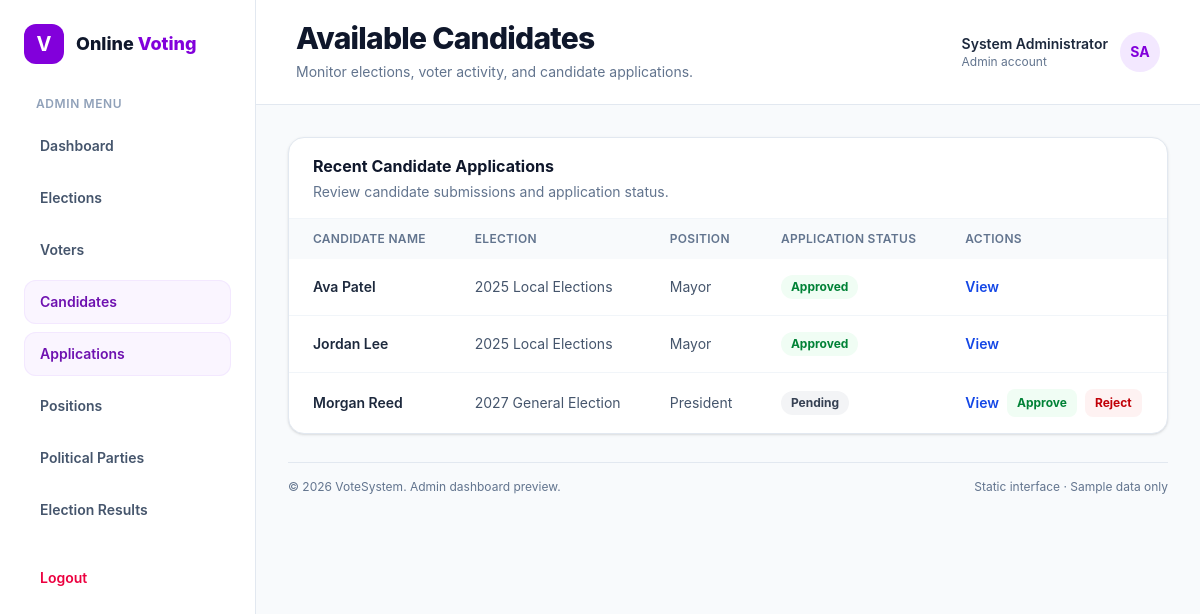
Screenshot of /views/admin/candidates.php (signed in) with the database file from the repository.
### tables this page shows
CREATE TABLE candidates (
    id INT AUTO_INCREMENT PRIMARY KEY,
    user_id INT NOT NULL,
    address VARCHAR(255) NOT NULL,
    city VARCHAR(100) NOT NULL,
    state VARCHAR(100) NOT NULL,
    country VARCHAR(100) NOT NULL,
    postal_code VARCHAR(20) NOT NULL,
    election_id INT NOT NULL,
    position_id INT NOT NULL,
    constituency_area VARCHAR(100) NOT NULL,
    party_id INT DEFAULT NULL,
    qualifications TEXT NOT NULL,
    experience TEXT NOT NULL,
    manifesto TEXT NOT NULL,
    certificates VARCHAR(255) DEFAULT NULL,
    status ENUM('pending', 'approved', 'rejected') NOT NULL DEFAULT 'pending',
    created_at TIMESTAMP DEFAULT CURRENT_TIMESTAMP,
    updated_at TIMESTAMP DEFAULT CURRENT_TIMESTAMP ON UPDATE CURRENT_TIMESTAMP,
    FOREIGN KEY (user_id) REFERENCES users(id) ON DELETE CASCADE,
    FOREIGN KEY (election_id) REFERENCES elections(id) ON DELETE CASCADE,
    FOREIGN KEY (position_id) REFERENCES positions(id) ON DELETE CASCADE,
    FOREIGN KEY (party_id) REFERENCES parties(id) ON DELETE SET NULL,
    UNIQUE (user_id, election_id, position_id)
);

CREATE TABLE users (
    id INT AUTO_INCREMENT PRIMARY KEY,
    name VARCHAR(50) NOT NULL,
    email VARCHAR(100) NOT NULL UNIQUE,
    identity_type VARCHAR(20) NOT NULL,
    identity_number VARCHAR(20) NOT NULL UNIQUE,
    dob DATE NOT NULL,
    gender ENUM('male', 'female', 'other') NOT NULL,
    role ENUM('voter', 'candidate', 'admin') NOT NULL DEFAULT 'voter',
    status tinyint NOT NULL DEFAULT 1,
    password VARCHAR(255) NOT NULL,
    profile_picture VARCHAR(255) DEFAULT NULL,
    created_at TIMESTAMP DEFAULT CURRENT_TIMESTAMP,
    updated_at TIMESTAMP DEFAULT CURRENT_TIMESTAMP ON UPDATE CURRENT_TIMESTAMP
);

CREATE TABLE elections (
    id INT AUTO_INCREMENT PRIMARY KEY,
    title VARCHAR(100) NOT NULL UNIQUE,
    description TEXT NOT NULL,
    start_date DATETIME NOT NULL,
    end_date DATETIME NOT NULL,
    status ENUM('upcoming', 'ongoing', 'completed') NOT NULL DEFAULT 'upcoming',
    created_at TIMESTAMP DEFAULT CURRENT_TIMESTAMP,
    updated_at TIMESTAMP DEFAULT CURRENT_TIMESTAMP ON UPDATE CURRENT_TIMESTAMP
);

CREATE TABLE positions (
    id INT AUTO_INCREMENT PRIMARY KEY,
    title VARCHAR(100) NOT NULL UNIQUE,
    description TEXT NOT NULL,
    created_at TIMESTAMP DEFAULT CURRENT_TIMESTAMP,
    updated_at TIMESTAMP DEFAULT CURRENT_TIMESTAMP ON UPDATE CURRENT_TIMESTAMP
);

### includes/admin/applications_list.php (the view)
<table class="w-full min-w-[760px] text-left text-sm">
    <thead class="bg-slate-50 text-xs uppercase tracking-wide text-slate-500">
        <tr>
            <th scope="col" class="px-6 py-3 font-semibold">Candidate Name</th>
            <th scope="col" class="px-6 py-3 font-semibold">Election</th>
            <th scope="col" class="px-6 py-3 font-semibold">Position</th>
            <th scope="col" class="px-6 py-3 font-semibold">Application Status</th>
            <th scope="col" class="px-6 py-3 font-semibold">Actions</th>
        </tr>
    </thead>
    <tbody class="divide-y divide-slate-100">
        <?php
          $statusColors = [
              'pending' => 'bg-gray-100 text-gray-700',
              'approved' => 'bg-green-50 text-green-700',
              'rejected' => 'bg-red-50 text-red-700'
          ];
          $candidates = $pdo->query("SELECT candidates.status AS status,
                              candidates.id AS candidate_id,
                              users.name AS username,
                              elections.title AS election,
                              positions.title AS position FROM candidates
                              INNER JOIN users ON candidates.user_id=users.id
                              INNER JOIN elections ON candidates.election_id=elections.id
                              INNER JOIN positions ON candidates.position_id=positions.id
                              LIMIT 4
                              ")->fetchAll();
          if (empty($candidates)) {
              echo '<tr>
                              <td class="px-6 py-4 font-semibold text-slate-600">
                              No Application submitted by candidates
                              </td>
                              </tr>';
          } else {
              foreach ($candidates as $key => $candidate) {
                  echo ' <tr>
                                  <td class="px-6 py-4 font-semibold text-slate-800">' . $candidate['username'] . '</td>
                                  <td class="px-6 py-4 text-slate-600">' . $candidate['election'] . '</td>
                                  <td class="px-6 py-4 text-slate-600">' . $candidate['position'] . '</td>
                                  <td class="px-6 py-4"><span
                                          class="inline-flex rounded-full px-2.5 py-1 text-xs font-bold ' . $statusColors[$candidate['status']] . '">' . ucfirst($candidate['status']) . '</span>
                                  </td>
                                  <td class="px-6 py-4">
                                      <div class="flex items-center gap-2">
                                      <a href="../../views/admin/application_details.php?candidate='
                      . $candidate['candidate_id'] . '" class="font-semibold text-blue-700 hover:underline">View</a>';
                  if ($candidate['status'] === 'pending') {
                      echo '<a href="../../app/controllers/actions.php?candidate=' . $candidate['candidate_id'] . '&approve=true"
                                                  class="rounded-lg bg-green-50 px-2.5 py-1.5 text-xs font-bold text-green-700">Approve</a>
                                                  <a href="../../app/controllers/actions.php?candidate=' . $candidate['candidate_id'] . '&approve=false"
                                                  class="rounded-lg bg-red-50 px-2.5 py-1.5 text-xs font-bold text-red-700">Reject</a>';
                  }
                  echo ' </div>
                                  </td>
                               </tr>';
              }
          } ?>
    </tbody>
</table>

### rows the page displays
candidates: user.name "Ava Patel", election.title "2025 Local Elections", position.title "Mayor", status "Approved"
candidates: user.name "Jordan Lee", election.title "2025 Local Elections", position.title "Mayor", status "Approved"
candidates: user.name "Morgan Reed", election.title "2027 General Election", position.title "President", status "Pending"

### other values shown
$portalLabel "ADMIN"
$item['label'] "Dashboard"
$item['label'] "Elections"
$item['label'] "Voters"
$item['label'] "Candidates"
$item['label'] "Applications"
$item['label'] "Positions"
$item['label'] "Political Parties"
$item['label'] "Election Results"
$pageTitle "Available Candidates"
$pageDescription "Monitor elections, voter activity, and candidate applications."
$headerName "System Administrator"
$headerRole "Admin"
$headerInitials "SA"
